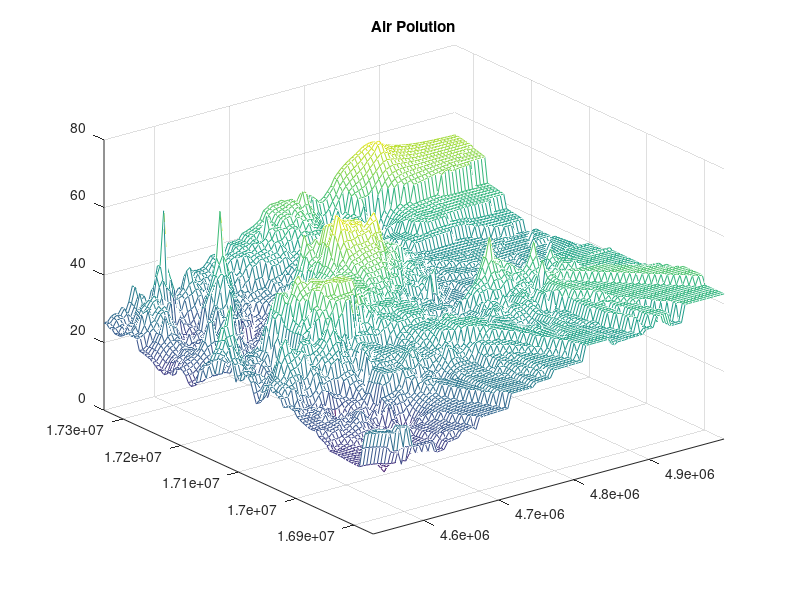

The MATLAB script that drew this image: (Note: this script raises an error after producing the figure.)
clear; clc; close all;

% Setting x, y values 
x=load('Latitude.txt');
y=load('Longitude.txt');

x=x*133330; y=y*133330;
% Setting x, y values 


% Initializing D
D=zeros(1,23);
for ik=1:5
    D(ik)=100;
end
for ik=6:10
    D(ik)=250;
end
for ik=11:15
    D(ik)=500;
end
for ik=20:23
    D(ik)=1000;
end
%%%%%%%%%%%%%%%%%%%%%%%%%%%%%%%%%%%%%%%%%%%%%%%%%%%%%%%%%%%%%%%%%%


title_D=sprintf('z_D');
csvwrite(title_D,D);  

h=x(1,3)-x(1,2);        %dt=0.1*h^2;
dt=0.001*((h^2/(max(max(x))-min(min(x)))));
n=size(x,1); pxy=zeros(n);
% return

% Setting up air pollution data
pol=load('Hour_1_inter_p.txt');

% Setting Boundary Values
pol(1,:)=pol(2,:); pol(n,:)=pol(n-1,:);
pol(:,1)=pol(:,2); pol(:,n)=pol(:,n-1);

% Visualization the initial values
mesh(y,x,pol)
axis([y(1,1) y(100,100) x(1,1) x(100,100) 0 80])
title('Air Polution')

% Initializing error
error=zeros(23,1);

filename='contour.gif';

% return;
for ik=1:23
    
    u=load(sprintf('Hour_%1.1d_inter_u.txt',ik));
    u=u*0.1;
    v=load(sprintf('Hour_%1.1d_inter_v.txt',ik));
    v=v*0.1;
%     figure;
%     quiver(x,y,u,v)
    
    for it=1:fix(1*60*60/dt)
        
        
        if (mod(it,5000)==0 || ik==1)
            fprintf('%-3d%d\n',ik,it);
        end
    
        pol(1,:)=pol(2,:); pol(n,:)=pol(n-1,:);
        pol(:,1)=pol(:,2); pol(:,n)=pol(:,n-1);
        
        for iu=2:n-1
            for iv=2:n-1
                uc=pol(iu+1,iv)*u(iu+1,iv)-pol(iu-1,iv)*u(iu-1,iv);
                vc=pol(iu,iv+1)*v(iu,iv+1)-pol(iu,iv-1)*v(iu,iv-1);
                p_2=pol(iu+1,iv)+pol(iu-1,iv)-4.0*pol(iu,iv)+pol(iu,iv+1)+pol(iu,iv-1);
                fake=pol(iu,iv)-dt*(uc+vc)/(2*h)+D(ik)*dt*p_2/(h^2);
                if fake>120
                    pxy(iu,iv)=120;
                else    
                pxy(iu,iv)=fake;
                end
            end    
        end 
        
        pol=pxy;
        if (mod(it,10000)==1 || ik==1)
            contourf(x,y,pol',20);
            colorbar;
            colormap(flipud(pink));
            xlabel('Longitude');
            ylabel('Latitude');
%             axis([y(1,1) y(100,100) x(1,1) x(100,100) 0 130])
        
            drawnow;
        end

  
    end
    frame=getframe(1);
    img=frame2im(frame);
    [imind cm]=rgb2ind(img,256);
    
    if ik == 1
        imwrite(imind,cm,filename,'gif','Loopcount',10);
    else
        imwrite(imind,cm,filename,'gif','WriteMode','append')
    end
    pause(0.1)       
    title=sprintf('z_Hour_%2.2d_made',ik);
    csvwrite(title,pol);   
    k=load(sprintf('Hour_%1.1d_inter_p.txt',ik+1));
    error(ik)=(sum(sum((pol-k).^2))/10000)^(1/2);
end
title_error=sprintf('z_error');
csvwrite(title_error,error);   
error


